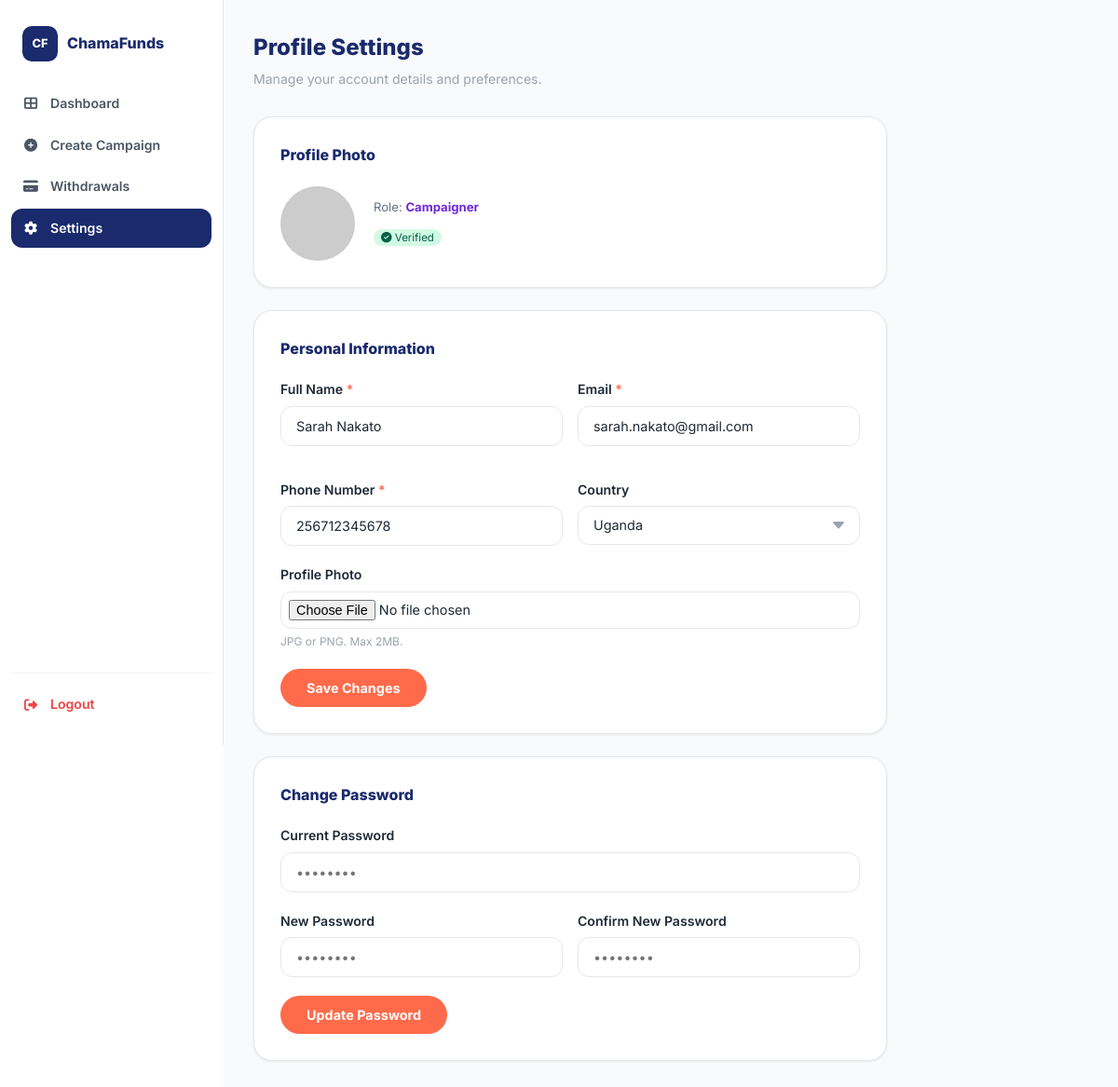
The app's page /profile.php (signed in) with its own data.
### tables this page shows
CREATE TABLE `users` (
  `user_id` int(11) NOT NULL,
  `full_name` varchar(100) NOT NULL,
  `email` varchar(100) NOT NULL,
  `phone` varchar(20) NOT NULL,
  `password_hash` varchar(255) NOT NULL,
  `role` enum('admin','campaigner','donor') NOT NULL DEFAULT 'donor',
  `country` varchar(50) DEFAULT NULL,
  `avatar_url` varchar(255) DEFAULT NULL,
  `is_active` tinyint(1) DEFAULT 1,
  `is_verified` tinyint(1) DEFAULT 0,
  `two_factor_enabled` tinyint(1) DEFAULT 0,
  `last_login` timestamp NULL DEFAULT NULL,
  `created_at` timestamp NOT NULL DEFAULT current_timestamp(),
  `updated_at` timestamp NOT NULL DEFAULT current_timestamp() ON UPDATE current_timestamp()
);

### profile.php (the view, shortened to what this page needs)
<?php
$conn = require_once __DIR__ . '/db/connection.php';
$uid  = (int)$_SESSION['user_id'];
$userRow = $conn->query(
    "SELECT * FROM users WHERE user_id = $uid LIMIT 1"
)->fetch_assoc();
?>
<!DOCTYPE html>
<html lang="en">
<head>
  <link rel="stylesheet" href="https://cdnjs.cloudflare.com/ajax/libs/font-awesome/6.5.0/css/all.min.css" />
  <link rel="stylesheet" href="<?= BASE ?>/css/style.css" />
</head>
<body>
<div class="dashboard-layout">
  <aside class="sidebar">
    <div class="sidebar-brand"><div class="navbar-logo">CF</div><span style="font-weight:800;color:#1A2A6C;">ChamaFunds</span></div>
    <nav class="sidebar-nav">
      <a href="<?= BASE ?>/dashboard.php" class="sidebar-link"><i class="fas fa-th-large"></i>Dashboard</a>
      <a href="<?= BASE ?>/create-campaign.php" class="sidebar-link"><i class="fas fa-plus-circle"></i>Create Campaign</a>
      <a href="<?= BASE ?>/withdraw.php" class="sidebar-link"><i class="fas fa-credit-card"></i>Withdrawals</a>
      <a href="<?= BASE ?>/profile.php" class="sidebar-link active"><i class="fas fa-cog"></i>Settings</a>
    </nav>
    <div class="sidebar-footer"><a href="<?= BASE ?>/api/auth.php?action=logout" class="sidebar-link logout-link"><i class="fas fa-sign-out-alt"></i>Logout</a></div>
  </aside>
  <main class="main-content">
    <div class="page-header"><h1>Profile Settings</h1><p>Manage your account details and preferences.</p></div>
    <div style="max-width:680px;">
      <div class="card" style="padding:28px;margin-bottom:24px;">
        <h2 style="font-weight:800;color:#1A2A6C;margin-bottom:20px;font-size:1rem;">Profile Photo</h2>
        <div style="display:flex;align-items:center;gap:20px;flex-wrap:wrap;">
          <div style="width:80px;height:80px;border-radius:50%;background:#e5e7eb;display:flex;align-items:center;justify-content:center;font-weight:800;font-size:1.5rem;color:#1A2A6C;flex-shrink:0;overflow:hidden;">
            <?php if ($userRow['avatar_url']): ?>
              <img src="<?= htmlspecialchars($userRow['avatar_url']) ?>" style="width:100%;height:100%;object-fit:cover;" alt="Avatar" />
            <?php else: ?>
              <?= strtoupper(substr($userRow['full_name'], 0, 2)) ?>
            <?php endif; ?>
          </div>
          <div>
            <p style="font-size:.82rem;color:#6b7280;margin-bottom:8px;">Role: <strong style="color:<?= $userRow['role'] === 'admin' ? '#1e40af' : ($userRow['role'] === 'campaigner' ? '#6d28d9' : '#065f46') ?>;"><?= ucfirst($userRow['role']) ?></strong></p>
            <?php if ($userRow['is_verified']): ?>
            <span style="font-size:.72rem;background:#d1fae5;color:#065f46;padding:2px 8px;border-radius:99px;"><i class="fas fa-check-circle"></i> Verified</span>
            <?php endif; ?>
          </div>
        </div>
      </div>
      <div class="card" style="padding:28px;margin-bottom:24px;">
        <h2 style="font-weight:800;color:#1A2A6C;margin-bottom:20px;font-size:1rem;">Personal Information</h2>
        <form id="profileForm" enctype="multipart/form-data">
          <div class="grid-2">
            <div class="form-group">
              <label class="form-label">Full Name <span class="required">*</span></label>
              <input type="text" name="full_name" class="form-input" value="<?= htmlspecialchars($userRow['full_name']) ?>" required />
            </div>
            <div class="form-group">
              <label class="form-label">Email <span class="required">*</span></label>
              <input type="email" name="email" class="form-input" value="<?= htmlspecialchars($userRow['email']) ?>" required />
            </div>
            <div class="form-group">
              <label class="form-label">Phone Number <span class="required">*</span></label>
              <input type="tel" name="phone" class="form-input" value="<?= htmlspecialchars($userRow['phone']) ?>" required />
            </div>
            <div class="form-group">
              <label class="form-label">Country</label>
              <select name="country" class="form-input">
                <?php foreach (['Uganda','Kenya','Rwanda','Nigeria','Zambia','Senegal'] as $ctry): ?>
                <option <?= $userRow['country'] === $ctry ? 'selected' : '' ?>><?= $ctry ?></option>
                <?php endforeach; ?>
              </select>
            </div>
          </div>
          <div class="form-group">
            <label class="form-label">Profile Photo</label>
            <input type="file" name="avatar" class="form-input" accept="image/*" style="padding:8px;" />
            <p style="font-size:.75rem;color:#9ca3af;margin-top:4px;">JPG or PNG. Max 2MB.</p>
          </div>
          <button type="submit" id="profileBtn" class="btn btn-primary">Save Changes</button>
        </form>
      </div>
      <div class="card" style="padding:28px;margin-bottom:24px;">
        <h2 style="font-weight:800;color:#1A2A6C;margin-bottom:20px;font-size:1rem;">Change Password</h2>
        <form id="passwordForm">
          <div class="form-group">
            <label class="form-label">Current Password</label>
            <input type="password" name="current_password" class="form-input" placeholder="••••••••" required />
          </div>
          <div class="grid-2">
            <div class="form-group">
              <label class="form-label">New Password</label>
              <input type="password" name="new_password" id="newPw" class="form-input" placeholder="••••••••" required />
            </div>
            <div class="form-group">
              <label class="form-label">Confirm New Password</label>
              <input type="password" name="confirm_password" id="confirmPw" class="form-input" placeholder="••••••••" required />
            </div>
          </div>
          <button type="submit" id="pwBtn" class="btn btn-primary">Update Password</button>
        </form>
      </div>
    </div>
  </main>
</div>
</body>
</html>

### css/style.css (style rules this page uses)
:root { --navy: #1A2A6C; --navy-dark: #111d4e; --coral: #FF6B4A; --coral-dark: #e85a3a; --gray-50: #f9fafb; --gray-100: #f3f4f6; --gray-200: #e5e7eb; --gray-400: #9ca3af; --gray-500: #6b7280; --gray-600: #4b5563; --gray-800: #1f2937; --gray-900: #111827; --green-500: #10b981; --yellow-400: #facc15; --white: #ffffff; --shadow-sm: 0 1px 3px rgba(0,0,0,.08); --shadow-md: 0 4px 16px rgba(26,42,108,.10); --shadow-lg: 0 8px 32px rgba(26,42,108,.14); --radius-sm: 8px; --radius-md: 12px; --radius-lg: 20px; --radius-xl: 28px; --max-w: 1280px; --transition: all .2s ease; }
*, *::before, *::after { box-sizing: border-box; margin: 0; padding: 0; }
html { scroll-behavior: smooth; }
body { font-family: 'Inter', sans-serif; font-size: 16px; line-height: 1.6; color: var(--gray-800); background: var(--white); }
img { max-width: 100%; display: block; }
a { text-decoration: none; color: inherit; }
button { cursor: pointer; border: none; background: none; font-family: inherit; }
input, select, textarea { font-family: inherit; }
:root { --max-w: 1400px; }
.btn { display: inline-flex; align-items: center; gap: 8px; padding: 12px 28px; border-radius: 99px; font-weight: 700; font-size: .9rem; transition: var(--transition); white-space: nowrap; }
.btn-primary { background: var(--coral); color: var(--white); }
.navbar-logo { width: 38px; height: 38px; background: var(--navy); border-radius: 10px; display: flex; align-items: center; justify-content: center; color: var(--white); font-weight: 800; font-size: .8rem; }
.card { background: var(--white); border-radius: var(--radius-lg); border: 1px solid var(--gray-200); box-shadow: var(--shadow-sm); overflow: hidden; transition: var(--transition); }
.form-group { margin-bottom: 20px; }
.form-label { display: block; font-size: .88rem; font-weight: 600; color: var(--gray-700); margin-bottom: 6px; }
.form-label .required { color: var(--coral); }
.form-input { width: 100%; padding: 12px 16px; border: 1.5px solid var(--gray-200); border-radius: var(--radius-md); font-size: .9rem; color: var(--gray-800); background: var(--white); outline: none; transition: var(--transition); }
select.form-input { appearance: none; background-repeat: no-repeat; background-position: right 14px center; padding-right: 40px; }
.dashboard-layout { display: flex; min-height: 100vh; padding-top: 0; }
.sidebar { width: 240px; flex-shrink: 0; background: var(--white); border-right: 1px solid var(--gray-200); position: sticky; top: 0; height: 100vh; display: flex; flex-direction: column; padding: 20px 12px; overflow-y: auto; }
.sidebar-brand { display: flex; align-items: center; gap: 10px; padding: 8px 12px 24px; }
.sidebar-nav { flex: 1; }
.sidebar-link { display: flex; align-items: center; gap: 12px; padding: 10px 12px; border-radius: var(--radius-md); font-size: .88rem; font-weight: 600; color: var(--gray-600); transition: var(--transition); margin-bottom: 2px; }
.sidebar-link.active { background: var(--navy); color: var(--white); }
.sidebar-link i { width: 18px; text-align: center; }
.sidebar-footer { border-top: 1px solid var(--gray-100); padding-top: 12px; }
.sidebar-footer .logout-link { color: #ef4444; }
.main-content { flex: 1; background: var(--gray-50); padding: 32px; min-width: 0; }
.page-header { margin-bottom: 28px; }
.page-header h1 { font-size: 1.5rem; font-weight: 800; color: var(--navy); }
.page-header p { color: var(--gray-400); font-size: .88rem; margin-top: 4px; }
.grid-2 { display: grid; grid-template-columns: 1fr 1fr; gap: 16px; }

### records on screen
users: role "Campaigner", full_name "Sarah Nakato", email "sarah.nakato@gmail.com", phone "256712345678", country "Uganda"
